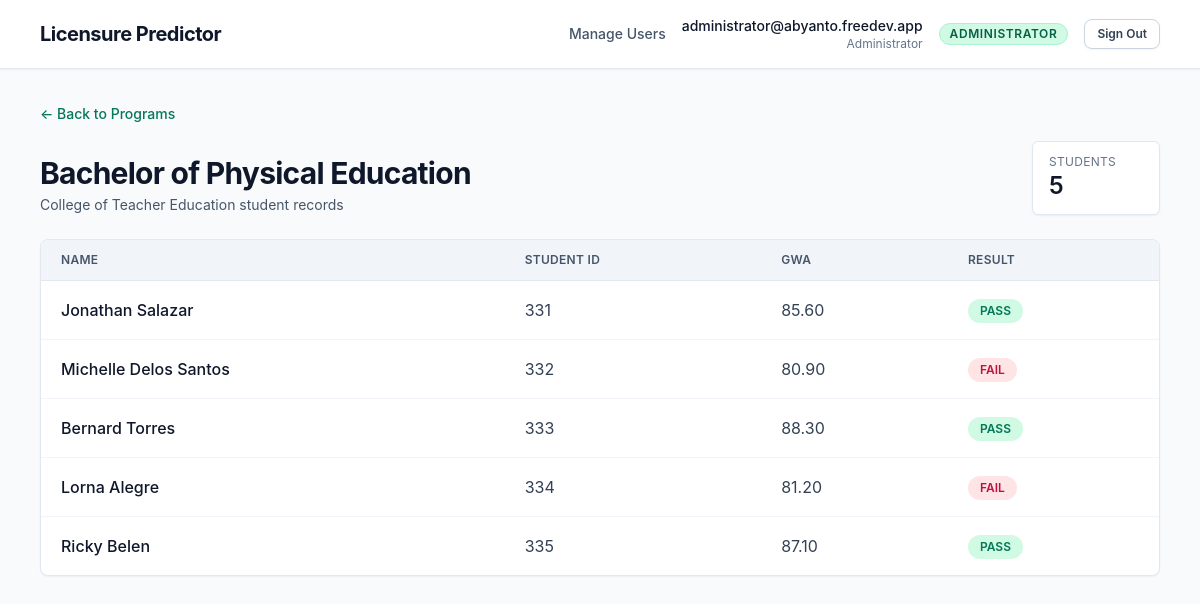
The app's page /students.php?program=Bachelor of Physical Education (signed in) with its own data.
### tables this page shows
CREATE TABLE users
(
    id           INT UNSIGNED AUTO_INCREMENT PRIMARY KEY,
    email        VARCHAR(191)                                            NOT NULL UNIQUE,
    password     VARCHAR(255)                                            NOT NULL,
    account_type ENUM ('administrator', 'program chair', 'college dean') NOT NULL,
    program      VARCHAR(160)                                            NULL,
    college      VARCHAR(160)                                            NULL,
    created_at   TIMESTAMP                                               NOT NULL DEFAULT CURRENT_TIMESTAMP,
    updated_at   TIMESTAMP                                               NOT NULL DEFAULT CURRENT_TIMESTAMP ON UPDATE CURRENT_TIMESTAMP
);

CREATE TABLE students
(
    id                            INT UNSIGNED AUTO_INCREMENT PRIMARY KEY,
    student_id                    VARCHAR(30)                NOT NULL UNIQUE,
    full_name                     VARCHAR(120)               NOT NULL,
    gwa                           DECIMAL(5, 2)              NOT NULL,
    licensure_result              ENUM ('PASS', 'FAIL')      NOT NULL DEFAULT 'FAIL',
    major_average                 DECIMAL(4, 2)              NULL,
    program                       VARCHAR(160)               NOT NULL,
    college                       VARCHAR(160)               NOT NULL,
    city_municipality             VARCHAR(120)               NULL,
    province                      VARCHAR(120)               NULL,
    postal_code                   VARCHAR(20)                NULL,
    age                           TINYINT UNSIGNED           NULL,
    sex                           ENUM ('Male', 'Female')    NULL,
    secondary_school_name         VARCHAR(180)               NULL,
    secondary_school_type         ENUM ('Private', 'Public') NULL,
    father_educational_attainment VARCHAR(80)                NULL,
    mother_educational_attainment VARCHAR(80)                NULL,
    monthly_family_income         VARCHAR(80)                NULL,
    created_at                    TIMESTAMP                  NOT NULL DEFAULT CURRENT_TIMESTAMP,
    updated_at                    TIMESTAMP                  NOT NULL DEFAULT CURRENT_TIMESTAMP ON UPDATE CURRENT_TIMESTAMP,
    INDEX idx_students_college (college),
    INDEX idx_students_program_college (program, college)
);

### functions.php (called while the page is built, shortened)
<?php
function e(?string $value): string
{
    return htmlspecialchars((string) $value, ENT_QUOTES, 'UTF-8');
}
function isAdministrator(array $user): bool
{
    return $user['account_type'] === 'administrator';
}
function roleBadgeClass(array $user): string
{
    if (isAdministrator($user)) {
        return 'bg-emerald-100 text-emerald-800 border-emerald-200';
    }
    return 'bg-indigo-100 text-indigo-800 border-indigo-200';
}
function getLoggedInUser(?PDO $pdo = null): ?array
{
    if ($pdo !== null) {
        $statement = $pdo->prepare('SELECT id, email, account_type, program, college FROM users WHERE id = :id LIMIT 1');
        $statement->execute(['id' => (int) $_SESSION['user_id']]);
        $user = $statement->fetch();
    }
    return $_SESSION['user'] ?? null;
}

### students.php (the view, shortened to what this page needs)
<?php
require __DIR__ . '/functions.php';
$program = $_GET['program'] ?? '';
$user = getLoggedInUser($pdo);
$isAdministrator = isAdministrator($user);
$programStatement = $pdo->prepare(
    'SELECT program, college
     FROM students
     WHERE program = :program
     LIMIT 1'
);
$programStatement->execute(['program' => $program]);
$programRecord = $programStatement->fetch();
$sql = 'SELECT id, student_id, full_name, gwa, licensure_result, college
     FROM students
     WHERE program = :program
';
$params = ['program' => $program];
$sql .= ' ORDER BY CAST(student_id AS UNSIGNED), student_id';
$statement = $pdo->prepare($sql);
$statement->execute($params);
$students = $statement->fetchAll();
$roleBadgeClass = roleBadgeClass($user);
?>
<!doctype html>
<html lang="en">
<head>
    <script src="https://cdn.tailwindcss.com"></script>
    <link rel="stylesheet" href="assets/app.css">
</head>
<body class="min-h-screen bg-slate-50 text-slate-900">
    <header class="border-b border-slate-200 bg-white shadow-sm">
        <div class="mx-auto max-w-6xl px-4 py-4 flex items-center justify-between">
            <div class="flex items-center gap-3">
                <span class="text-xl font-bold tracking-tight text-slate-900">Licensure Predictor</span>
            </div>
            <div class="flex items-center gap-4">
                <?php if ($isAdministrator): ?>
                    <a href="users.php" class="text-sm font-medium text-slate-600 hover:text-slate-900 transition">Manage Users</a>
                <?php endif; ?>
                <div class="text-right hidden sm:block">
                    <p class="text-sm font-medium text-slate-900"><?= e($user['email']) ?></p>
                    <p class="text-xs text-slate-500 capitalize"><?= e($user['account_type']) ?></p>
                </div>
                <span class="inline-flex items-center rounded-full border px-2.5 py-0.5 text-xs font-semibold uppercase tracking-wider <?= $roleBadgeClass ?>">
                    <?= e($user['account_type']) ?>
                </span>
                <a href="logout.php" class="rounded-lg border border-slate-300 bg-white px-3 py-1.5 text-xs font-semibold text-slate-700 shadow-sm hover:bg-slate-100 transition">Sign Out</a>
            </div>
        </div>
    </header>
    <main class="mx-auto max-w-6xl px-4 py-8">
        <div class="mb-6">
            <a href="index.php" class="inline-flex items-center gap-1 text-sm font-medium text-emerald-700 hover:text-emerald-800 transition">
                &larr; Back to Programs
            </a>
            <div class="mt-4 flex flex-col gap-3 sm:flex-row sm:items-end sm:justify-between">
                <div>
                    <h1 class="text-3xl font-bold tracking-tight"><?= e($program) ?></h1>
                    <p class="mt-1 text-sm text-slate-600"><?= e($programRecord['college']) ?> student records</p>
                </div>
                <div class="rounded-md border border-slate-200 bg-white px-4 py-3 shadow-sm min-w-32">
                    <p class="text-xs uppercase tracking-wide text-slate-500">Students</p>
                    <p class="text-2xl font-semibold"><?= count($students) ?></p>
                </div>
            </div>
        </div>
        <section class="overflow-hidden rounded-lg border border-slate-200 bg-white shadow-sm">
            <div class="overflow-x-auto">
                <table class="min-w-full divide-y divide-slate-200">
                    <thead class="bg-slate-100">
                        <tr>
                            <th class="px-5 py-3 text-left text-xs font-semibold uppercase tracking-wide text-slate-600">Name</th>
                            <th class="px-5 py-3 text-left text-xs font-semibold uppercase tracking-wide text-slate-600">Student ID</th>
                            <th class="px-5 py-3 text-left text-xs font-semibold uppercase tracking-wide text-slate-600">GWA</th>
                            <th class="px-5 py-3 text-left text-xs font-semibold uppercase tracking-wide text-slate-600">Result</th>
                        </tr>
                    </thead>
                    <tbody class="divide-y divide-slate-100">
                        <?php if (count($students) === 0): ?>
                            <tr>
                                <td colspan="4" class="px-5 py-8 text-center text-slate-500">
                                    No students found for this program.
                                </td>
                            </tr>
                        <?php else: ?>
                            <?php foreach ($students as $student): ?>
                                <tr class="cursor-pointer transition hover:bg-emerald-50" data-href="student.php?id=<?= (int) $student['id'] ?>" tabindex="0">
                                    <td class="whitespace-nowrap px-5 py-4 font-medium"><?= e($student['full_name']) ?></td>
                                    <td class="whitespace-nowrap px-5 py-4 text-slate-700"><?= e($student['student_id']) ?></td>
                                    <td class="whitespace-nowrap px-5 py-4 text-slate-700"><?= number_format((float) $student['gwa'], 2) ?></td>
                                    <td class="whitespace-nowrap px-5 py-4">
                                        <span class="inline-flex rounded-full px-3 py-1 text-xs font-semibold <?= $student['licensure_result'] === 'PASS' ? 'bg-emerald-100 text-emerald-700' : 'bg-rose-100 text-rose-700' ?>">
                                            <?= e($student['licensure_result']) ?>
                                        </span>
                                    </td>
                                </tr>
                            <?php endforeach; ?>
                        <?php endif; ?>
                    </tbody>
                </table>
            </div>
        </section>
    </main>
</body>
</html>

### assets/app.css (style rules this page uses)
html { color-scheme: light; }
body { font-family: Inter, ui-sans-serif, system-ui, -apple-system, BlinkMacSystemFont, "Segoe UI", sans-serif; }

### records on screen
users: email "administrator@abyanto.freedev.app", account_type "Administrator", account_type "ADMINISTRATOR"
students: full_name "Jonathan Salazar", student "331", gwa "85.60", licensure_result "PASS"
students: full_name "Michelle Delos Santos", student "332", gwa "80.90", licensure_result "FAIL"
students: full_name "Bernard Torres", student "333", gwa "88.30", licensure_result "PASS"
students: full_name "Lorna Alegre", student "334", gwa "81.20", licensure_result "FAIL"
students: full_name "Ricky Belen", student "335", gwa "87.10", licensure_result "PASS"

### other values on screen
$program "Bachelor of Physical Education"
$programRecord['college'] "College of Teacher Education"
count($students) "5"
